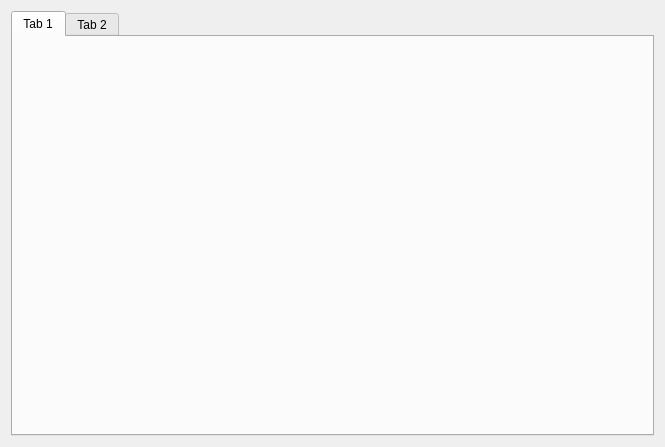
<?xml version="1.0" encoding="UTF-8"?>
<ui version="4.0">
 <class>StageDictionary</class>
 <widget class="QWidget" name="StageDictionary">
  <property name="geometry">
   <rect>
    <x>0</x>
    <y>0</y>
    <width>665</width>
    <height>447</height>
   </rect>
  </property>
  <property name="windowTitle">
   <string>Form</string>
  </property>
  <layout class="QGridLayout" name="gridLayout">
   <item row="0" column="0">
    <widget class="QTabWidget" name="tabWidget">
     <widget class="LayerDictionary" name="pageDictionary">
      <attribute name="title">
       <string>Tab 1</string>
      </attribute>
     </widget>
     <widget class="QWidget" name="pageHelp">
      <attribute name="title">
       <string>Tab 2</string>
      </attribute>
     </widget>
    </widget>
   </item>
  </layout>
 </widget>
 <customwidgets>
  <customwidget>
   <class>LayerDictionary</class>
   <extends>QWidget</extends>
   <header>LayerDictionary.h</header>
   <container>1</container>
  </customwidget>
 </customwidgets>
 <resources/>
 <connections/>
</ui>
